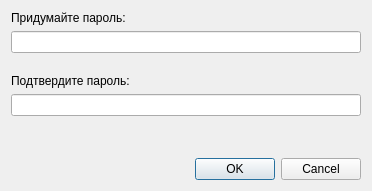
<?xml version="1.0" encoding="UTF-8"?>
<ui version="4.0">
 <class>DialogCreatePassword</class>
 <widget class="QDialog" name="DialogCreatePassword">
  <property name="geometry">
   <rect>
    <x>0</x>
    <y>0</y>
    <width>372</width>
    <height>191</height>
   </rect>
  </property>
  <property name="maximumSize">
   <size>
    <width>418</width>
    <height>191</height>
   </size>
  </property>
  <property name="windowTitle">
   <string>Создать пароль</string>
  </property>
  <layout class="QGridLayout" name="gridLayout">
   <item row="4" column="0">
    <widget class="QLineEdit" name="lePasswordConfirm">
     <property name="echoMode">
      <enum>QLineEdit::Password</enum>
     </property>
    </widget>
   </item>
   <item row="5" column="0">
    <spacer name="verticalSpacer_2">
     <property name="orientation">
      <enum>Qt::Vertical</enum>
     </property>
     <property name="sizeHint" stdset="0">
      <size>
       <width>20</width>
       <height>40</height>
      </size>
     </property>
    </spacer>
   </item>
   <item row="0" column="0">
    <widget class="QLabel" name="label_2">
     <property name="text">
      <string>Придумайте пароль:</string>
     </property>
    </widget>
   </item>
   <item row="7" column="0">
    <widget class="QDialogButtonBox" name="buttonBox">
     <property name="orientation">
      <enum>Qt::Horizontal</enum>
     </property>
     <property name="standardButtons">
      <set>QDialogButtonBox::Cancel|QDialogButtonBox::Ok</set>
     </property>
    </widget>
   </item>
   <item row="2" column="0">
    <spacer name="verticalSpacer">
     <property name="orientation">
      <enum>Qt::Vertical</enum>
     </property>
     <property name="sizeHint" stdset="0">
      <size>
       <width>20</width>
       <height>40</height>
      </size>
     </property>
    </spacer>
   </item>
   <item row="1" column="0">
    <widget class="QLineEdit" name="lePassword">
     <property name="echoMode">
      <enum>QLineEdit::Password</enum>
     </property>
    </widget>
   </item>
   <item row="3" column="0">
    <widget class="QLabel" name="label">
     <property name="text">
      <string>Подтвердите пароль:</string>
     </property>
    </widget>
   </item>
   <item row="6" column="0">
    <widget class="QLabel" name="lbIsPswdEqual">
     <property name="text">
      <string/>
     </property>
    </widget>
   </item>
  </layout>
 </widget>
 <resources/>
 <connections>
  <connection>
   <sender>buttonBox</sender>
   <signal>accepted()</signal>
   <receiver>DialogCreatePassword</receiver>
   <slot>accept()</slot>
   <hints>
    <hint type="sourcelabel">
     <x>248</x>
     <y>254</y>
    </hint>
    <hint type="destinationlabel">
     <x>157</x>
     <y>274</y>
    </hint>
   </hints>
  </connection>
  <connection>
   <sender>buttonBox</sender>
   <signal>rejected()</signal>
   <receiver>DialogCreatePassword</receiver>
   <slot>reject()</slot>
   <hints>
    <hint type="sourcelabel">
     <x>316</x>
     <y>260</y>
    </hint>
    <hint type="destinationlabel">
     <x>286</x>
     <y>274</y>
    </hint>
   </hints>
  </connection>
 </connections>
</ui>
